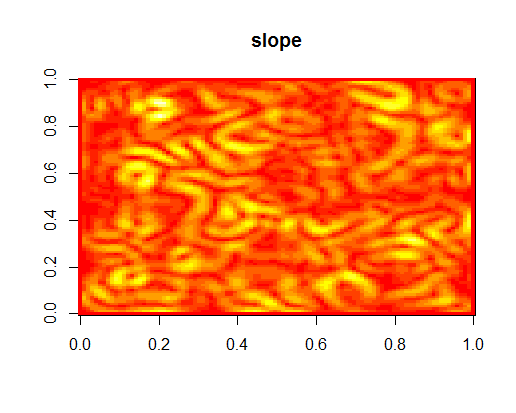

Source code (R):
# Calculate slope and aspect of a digital terrain model

slope<-function(r, res=1){
  # returns a slope surface of elevation raster r of resolution res,
  # according to Burrough et McDonnell 2000, p. 191
  newr<-matrix(0, nrow=nrow(r), ncol=ncol(r))
  h<-nrow(r)
  w<-ncol(r)
  for(i in 2:(h-1)){
    for(j in 2:(w-1)){
      newr[i,j]<-sqrt( ((r[i+1,j]-r[i-1,j])/(2*res))^2 + ((r[i,j+1]-r[i,j-1])/(2*res))^2 )
    }
  }
  newr[1,]<-0; newr[h,]<-0; newr[,1]<-0; newr[,w]<-0; #adjust border
  return(newr)
}


# parameters
input_terrain <- 'c:/temp/terrain.txt'

# read data
m<-as.matrix(read.table(input_terrain))

# calculate slope
s<-slope(m)

# plot results
image(m, main="elevation")
image(s, main="slope")
